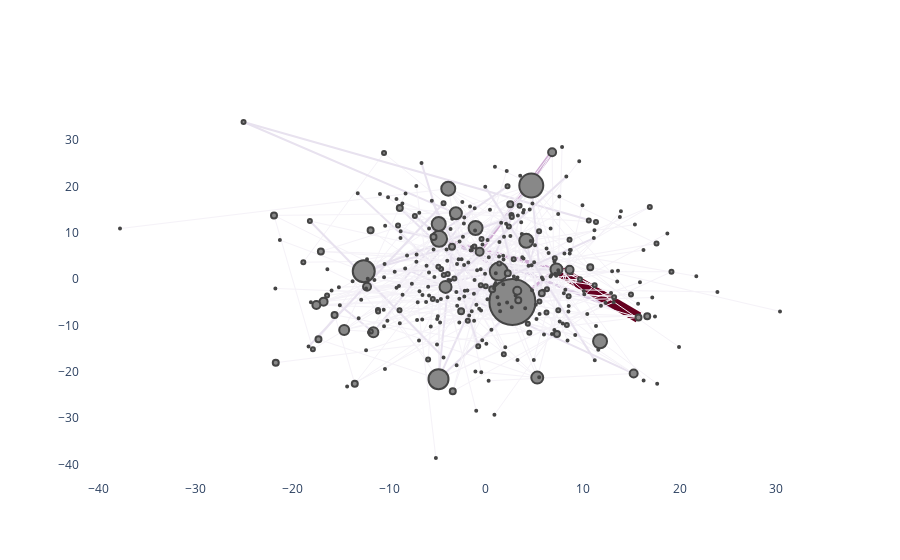

Notebook cell for this chart:
### Code cell
configure_plotly_browser_state()
plotNetworkSizeColor(photographyGraph)
